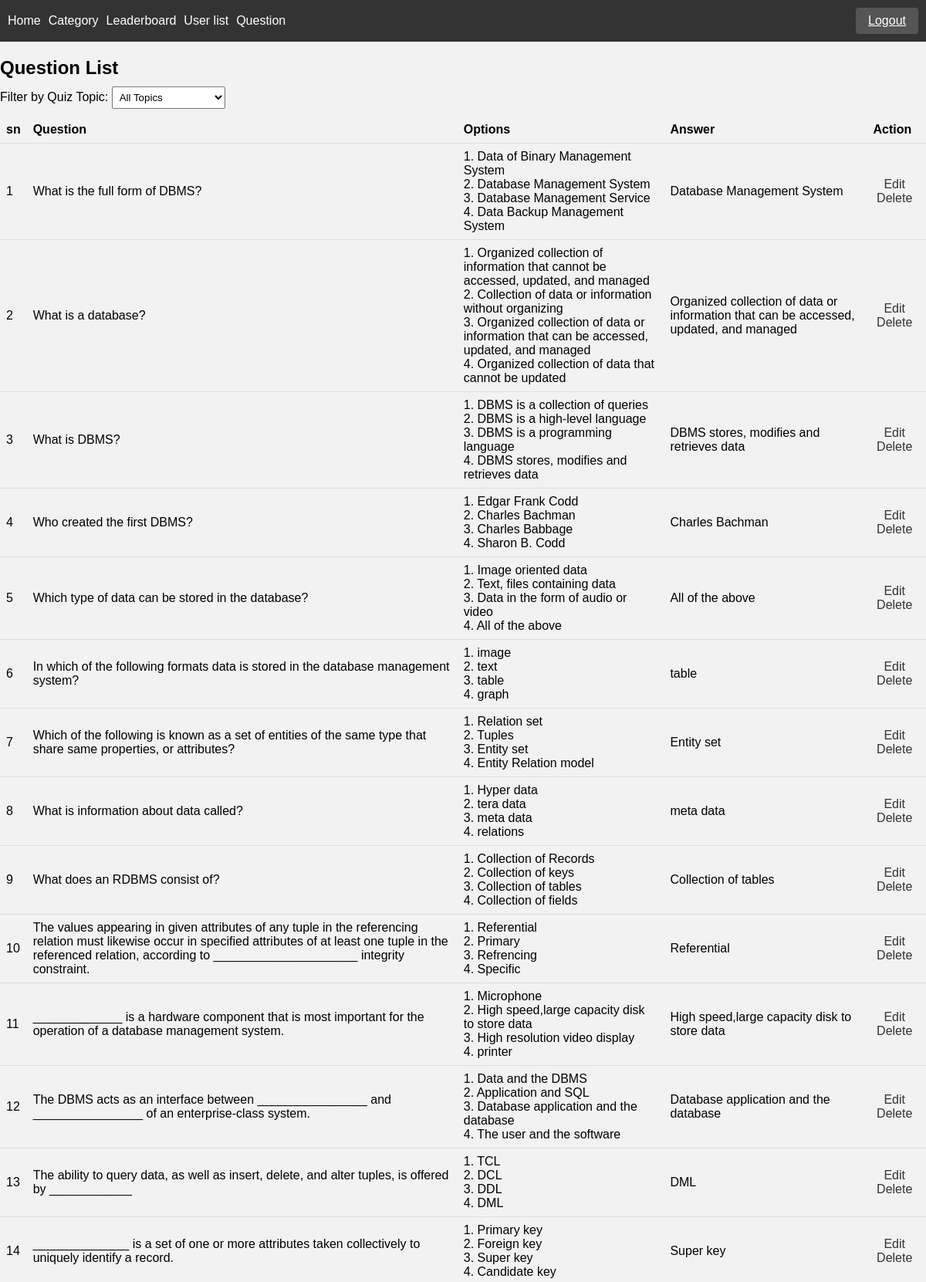
Page /admin/questionList.php (signed in, upper part) on the committed database.
### tables this page shows
CREATE TABLE `questions` (
  `question_id` int(11) NOT NULL,
  `topic_id` int(11) NOT NULL,
  `question` text NOT NULL,
  `option1` varchar(255) NOT NULL,
  `option2` varchar(255) NOT NULL,
  `option3` varchar(255) NOT NULL,
  `option4` varchar(255) NOT NULL,
  `correct_option` varchar(255) NOT NULL,
  `addedBy` int(11) NOT NULL
);

### admin/questionList.php (the view, shortened to what this page needs)
<?php
include '..//connection.php';
$query = "SELECT * FROM categories";
?>
<!DOCTYPE html>
<html lang="en">
<head>
</head>
<body>
<div class="navbar">
        <ul>
            <li><a href="adminDashboard.php">Home</a></li>
            <li><a href="category.php">Category</a></li>
            <li><a href="leaderboard.php">Leaderboard</a></li>
            <li><a href="users.php">User list</a></li>
            <li><a href="questionList.php">Question</a></li>
        </ul>
        <div class="logout-container">
    <a href="logout.php">Logout</a>
  </div>
    </div>
<div class="card question-list">
    <h2>Question List</h2>
    <form action="" method="get">
        <label for="topic">Filter by Quiz Topic:</label>
        <select name="topic_id" id="topic" onchange="this.form.submit()">
        <option value="all">All Topics</option>
        </select>
    </form>
    <table>
        <tr>
            <th>sn</th>
            <th>Question</th>
            <th>Options</th>
            <th>Answer</th>
            <th>Action</th>
        </tr>
        <?php
   if (isset($_GET['topic_id'])) {
    $topicID = $_GET['topic_id'];
    if ($topicID == "all") {
        $query = "SELECT * FROM questions";
    } else {
        $query = "SELECT * FROM questions WHERE topic_id = '$topicID'";
    }
} else {
    $query = "SELECT * FROM questions";
}
        $result = mysqli_query($con, $query);
        $count = 1;
        if ($result && mysqli_num_rows($result) > 0) {
            while ($row = mysqli_fetch_assoc($result)) {
                $questionID = $row['question_id'];
                $question = $row['question'];
                $option1 = $row['option1'];
                $option2 = $row['option2'];
                $option3 = $row['option3'];
                $option4 = $row['option4'];
                $correctOption = $row['correct_option'];
                ?>
                <tr>
                    <td><?php echo $count ?></td>
                    <td><?php echo $question; ?></td>
                    <td>
                        1. <?php echo $option1; ?><br>
                        2. <?php echo $option2; ?><br>
                        3. <?php echo $option3; ?><br>
                        4. <?php echo $option4; ?><br>
                    </td>
                    <td><?php echo $correctOption; ?></td>
                    <td>
                        <a href="edit_question.php?id=<?php echo $questionID; ?>">Edit</a>
                        <a href="delete_question.php?id=<?php echo $questionID; ?>">Delete</a>
                    </td>
                </tr>
                <?php
                $count++;
            }
        } else {
            echo "<tr><td colspan='4'>No questions found.</td></tr>";
        }
        ?>
    </table>
</div>
</body>
</html>

### admin/questionList.php (style rules this page uses)
body { font-family: Arial, sans-serif; margin: 0; padding: 0; background-color: #f2f2f2; }
.navbar { background-color: #333; color: #fff; padding: 10px; display: flex; justify-content: space-between; align-items: center; }
.navbar ul { list-style-type: none; margin: 0; padding: 0; display: flex; align-items: center; }
.navbar li { margin-right: 10px; }
.navbar li:last-child { margin-right: 0; }
.navbar li a { color: #fff; text-decoration: none; }
.logout-container { margin-left: 10px; }
.logout-container a { display: inline-block; padding: 8px 16px; background-color: #555; color: #fff; border-radius: 4px; transition: background-color 0.3s; }
.card { margin-bottom: 20px; }
.card h2 { margin-top: 0; margin-bottom: 10px; font-size: 24px; }
.card form { margin-bottom: 10px; }
.card table { width: 100%; border-collapse: collapse; }
.card th, .card td { padding: 10px; border-bottom: 1px solid #ddd; text-align: left; }
.card th { background-color: #f2f2f2; }
.card td:last-child { text-align: center; }
.card a { color: #333; text-decoration: none; margin-right: 10px; }
.question-list { margin-top: 20px; }
.question-list select { padding: 5px; }
.question-list table { margin-top: 10px; }
.question-list th, .question-list td { padding: 8px; }
.question-list a { color: #333; text-decoration: none; margin-right: 5px; }

### rows in the picture
questions: question "What is the full form of DBMS?", option1 "Data of Binary Management System", option2 "Database Management System", option3 "Database Management Service", option4 "Data Backup Management System", correct_option "Database Management System"
questions: question "What is a database?", option1 "Organized collection of information that cannot be accessed, updated, and managed", option2 "Collection of data or information without organizing", option3 "Organized collection of data or information that can be accessed, updated, and managed", option4 "Organized collection of data that cannot be updated", correct_option "Organized collection of data or information that can be accessed, updated, and managed"
questions: question "What is DBMS?", option1 "DBMS is a collection of queries", option2 "DBMS is a high-level language", option3 "DBMS is a programming language", option4 "DBMS stores, modifies and retrieves data", correct_option "DBMS stores, modifies and retrieves data"
questions: question "Who created the first DBMS?", option1 "Edgar Frank Codd", option2 "Charles Bachman", option3 "Charles Babbage", option4 "Sharon B. Codd", correct_option "Charles Bachman"
questions: question "Which type of data can be stored in the database?", option1 "Image oriented data", option2 "Text, files containing data", option3 "Data in the form of audio or video", option4 "All of the above", correct_option "All of the above"
questions: question "In which of the following formats data is stored in the database management system?", option1 "image", option2 "text", option3 "table", option4 "graph", correct_option "table"
questions: question "Which of the following is known as a set of entities of the same type that share same properties, or attributes?", option1 "Relation set", option2 "Tuples", option3 "Entity set", option4 "Entity Relation model", correct_option "Entity set"
questions: question "What is information about data called?", option1 "Hyper data", option2 "tera data", option3 "meta data", option4 "relations", correct_option "meta data"
questions: question "What does an RDBMS consist of?", option1 "Collection of Records", option2 "Collection of keys", option3 "Collection of tables", option4 "Collection of fields", correct_option "Collection of tables"
questions: question "The values appearing in given attributes of any tuple in the referencing relation must likewise occur in specified attributes of at least one tuple in the referenced relation, according to _____________________ integrity constraint.", option1 "Referential", option2 "Primary", option3 "Refrencing", option4 "Specific", correct_option "Referential"
questions: question "_____________ is a hardware component that is most important for the operation of a database management system.", option1 "Microphone", option2 "High speed,large capacity disk to store data", option3 "High resolution video display", option4 "printer", correct_option "High speed,large capacity disk to store data"
questions: question "The DBMS acts as an interface between ________________ and ________________ of an enterprise-class system.", option1 "Data and the DBMS", option2 "Application and SQL", option3 "Database application and the database", option4 "The user and the software", correct_option "Database application and the database"
questions: question "The ability to query data, as well as insert, delete, and alter tuples, is offered by ____________", option1 "TCL", option2 "DCL", option3 "DDL", option4 "DML", correct_option "DML"
questions: question "______________ is a set of one or more attributes taken collectively to uniquely identify a record.", option1 "Primary key", option2 "Foreign key", option3 "Super key", option4 "Candidate key", correct_option "Super key"
